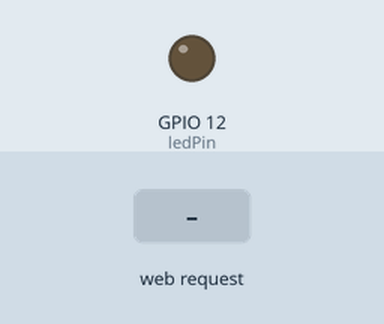
The sketch below on a simulated ESP8266 (NodeMCU). Shown: output pins drawn as LEDs (lit = HIGH). Inputs (shaded band) come from the test bench. WiFi joins after 1.5 s; servers stay silent unless stated; what the sketch prints to the serial monitor is not drawn.

Above: at 2.7 s.
2.8 s: HTTP request GET /LED=ON received
At 4.0 s:
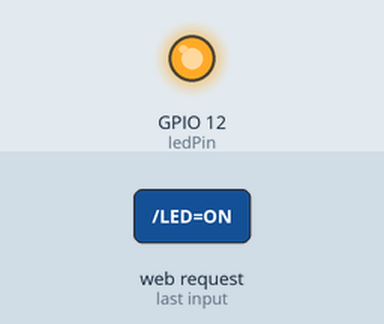
4.3 s: HTTP request GET /LED=OFF received
At 5.2 s:
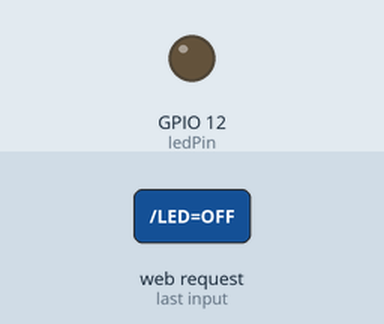
Timing chart, 0 to 7.3 s (numbered marks = the images above; inputs shaded):
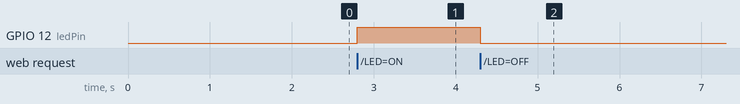

Measured:
- after the input at 2.8 s, GPIO 12 (ledPin): LOW → HIGH at once
- after the input at 4.3 s, GPIO 12 (ledPin): HIGH → LOW at once

The sketch:

Smart_Kitchen_ESP.ino
```cpp
#include <ESP8266WiFi.h>

const char* ssid = "ROUTER ID HERE";
const char* password = "PASSWORD";

int ledPin = 12; //LED

WiFiServer server(80);

void setup() {
  Serial.begin(115200);
  delay(10);

  pinMode(ledPin, OUTPUT);
  digitalWrite(ledPin, LOW);

  // Connect to WiFi network
  Serial.println();
  Serial.println();
  Serial.print("Connecting to ");
  Serial.println(ssid);

  WiFi.begin(ssid, password);

  while (WiFi.status() != WL_CONNECTED) {
    delay(500);
    Serial.print(".");
  }
  Serial.println("");
  Serial.println("WiFi connected");

  // Start the server
  server.begin();
  Serial.println("Server started");

  // Print the IP address
  Serial.print("Use this URL to connect: ");
  Serial.print("http://");
  Serial.print(WiFi.localIP());
  Serial.println("/");

}

void loop() {
  // Check if a client has connected
  WiFiClient client = server.available();
  if (!client) {
    return;
  }

  // Wait until the client sends some data
  Serial.println("new client");
  while(!client.available()){
    delay(1);
  }

  // Read the first line of the request
  String request = client.readStringUntil('\r');
  Serial.println(request);
  client.flush();

  // Match the request

  int value = LOW;
  if (request.indexOf("/LED=ON") != -1)  {
    digitalWrite(ledPin, HIGH);
    value = HIGH;
  }
  if (request.indexOf("/LED=OFF") != -1)  {
    digitalWrite(ledPin, LOW);
    value = LOW;
  }


// Set ledPin according to the request
//digitalWrite(ledPin, value);

  // DESIGN

  client.println("<style>html { font-family: Helvetica; display: inline-block; margin: 0px auto; text-align: center;}");
  client.println(".button { background-color: #004E05; border: none; color: white; padding: 16px 40px;");
  client.println("text-decoration: none; font-size: 30px; margin: 2px; cursor: pointer;}");
  client.println(".button2 {background-color: #CFBE05;}</style></head>");

  //  Heading
  client.println("<body><h1>SMART KITCHEN</h1>");\
  client.println("<body><h3>Created By TEAM INFINITY</h4>");

  client.print("<body><h5>Led is now: </h3>");

  if(value == HIGH) {
    client.print("ON");
  } else {
    client.print("OFF");
  }

  client.println("<p><a href=\"/LED=ON\"><button class=\"button\">TURN ON</button></a></p>");

  client.println("<p><a href=\"/LED=OFF\"><button class=\"button button2\">TURN OFF</button></a></p>");


  client.println("</body></html>");

  delay(1);
  Serial.println("Client disonnected");
  Serial.println("");

}
```
